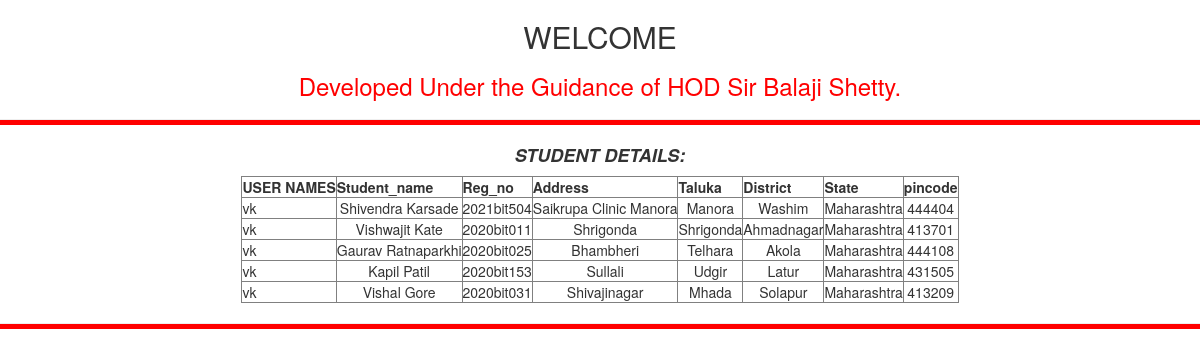
Screenshot of /student_data/ with the database file from the repository.
### Student/models.py (models this page shows, shortened)
class Student_Details(models.Model):
    user = models.ForeignKey(User, on_delete=models.CASCADE, null=True,blank=True)
    Student_Name = models.CharField(max_length=30)
    Reg_no = models.CharField(max_length=30)
    Address = models.CharField(max_length=50)
    Taluka = models.CharField(max_length=30)
    District = models.CharField(max_length=30)
    State = models.CharField(max_length=30)
    photo = models.ImageField(upload_to="media/img")
    pincode = models.CharField(max_length=30)

### Student/views.py (the view)
# urls.py: re_path(r'^student_data/', view_Student_Data, name='link_student_data'),
def view_Student_Data(request):
    stud_record = Student_Details.objects.all()
    return render(request,'student_data.html',{'stud12':stud_record})

### templates/student_data.html (shortened to what this page needs)
 <!doctype html>
<html>
    <head>
        <link rel="stylesheet" href="https://maxcdn.bootstrapcdn.com/bootstrap/3.3.7/css/bootstrap.min.css" />
    </head>
    <body>
    	<h2> <center>WELCOME  </h2></center>
    	  <h3><center><font color="red">Developed Under the Guidance of HOD Sir Balaji Shetty. </font> </h3></center>
    	  <hr color="green">
    	  <h4> <center> <b><i>STUDENT DETAILS: </i></b></center> </h4>
    	 		<table border=1  color="red" align="center" >
				<tr>
  				<th>USER NAMES</th>
          <th>Student_name</th>
          <th>Reg_no</th>
        <th>Address</th>
          <th> Taluka</th>
          <th>District</th>
          <th>State</th>
		  <th>pincode</th>
 				</tr>
	    		{% for entry in stud12 %}
	    		<tr>
  				<td> {{ entry.user }} </td>
          <td align="center"> {{ entry.Student_Name }} </td>
          <td align="center"> {{ entry.Reg_no}} </td>
          <td align="center"> {{ entry.Address }} </td>
          <td align="center"> {{ entry.Taluka}} </td>
          <td align="center"> {{ entry.District }} </td>
          <td align="center"> {{ entry.State }} </td>
		  <td align="center"> {{ entry.pincode }} </td>
 				</tr>
				{% endfor %}
				</table>
				<hr>
    </body>
</html>

### templates/student_data.html (style rules this page uses)
hr { color: #f00; background-color: #f00; height: 5px; }

### rows the page displays
Student_Details: user "vk", Student_Name "Shivendra Karsade", Reg_no "2021bit504", Address "Saikrupa Clinic Manora", Taluka "Manora", District "Washim", State "Maharashtra", pincode "444404"
Student_Details: user "vk", Student_Name "Vishwajit Kate", Reg_no "2020bit011", Address "Shrigonda", Taluka "Shrigonda", District "Ahmadnagar", State "Maharashtra", pincode "413701"
Student_Details: user "vk", Student_Name "Gaurav Ratnaparkhi", Reg_no "2020bit025", Address "Bhambheri", Taluka "Telhara", District "Akola", State "Maharashtra", pincode "444108"
Student_Details: user "vk", Student_Name "Kapil Patil", Reg_no "2020bit153", Address "Sullali", Taluka "Udgir", District "Latur", State "Maharashtra", pincode "431505"
Student_Details: user "vk", Student_Name "Vishal Gore", Reg_no "2020bit031", Address "Shivajinagar", Taluka "Mhada", District "Solapur", State "Maharashtra", pincode "413209"
